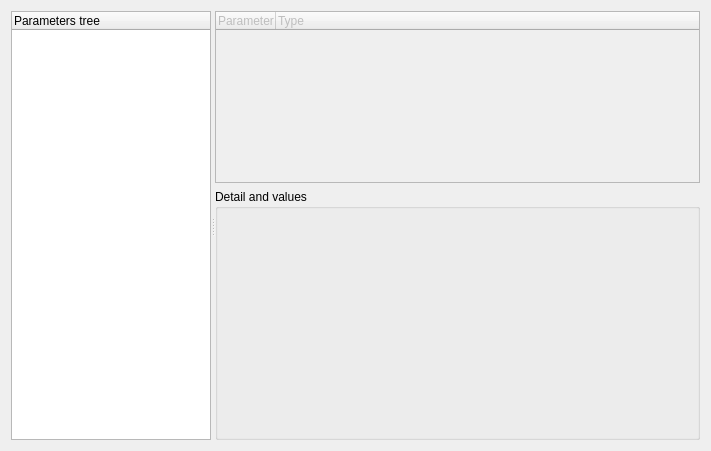
<?xml version="1.0" encoding="UTF-8"?>
<ui version="4.0">
 <class>FileVpzExpCond</class>
 <widget class="QWidget" name="FileVpzExpCond">
  <property name="geometry">
   <rect>
    <x>0</x>
    <y>0</y>
    <width>711</width>
    <height>451</height>
   </rect>
  </property>
  <property name="windowTitle">
   <string>Form</string>
  </property>
  <property name="autoFillBackground">
   <bool>true</bool>
  </property>
  <layout class="QVBoxLayout" name="verticalLayout">
   <item>
    <widget class="QSplitter" name="splitter">
     <property name="sizePolicy">
      <sizepolicy hsizetype="Expanding" vsizetype="Expanding">
       <horstretch>0</horstretch>
       <verstretch>0</verstretch>
      </sizepolicy>
     </property>
     <property name="orientation">
      <enum>Qt::Horizontal</enum>
     </property>
     <widget class="QTreeWidget" name="expTree">
      <property name="maximumSize">
       <size>
        <width>200</width>
        <height>16777215</height>
       </size>
      </property>
      <column>
       <property name="text">
        <string notr="true">Parameters tree</string>
       </property>
      </column>
     </widget>
     <widget class="QWidget" name="verticalLayoutWidget">
      <layout class="QVBoxLayout" name="tabExpRightLayout">
       <item>
        <widget class="QTreeWidget" name="paramTree">
         <property name="enabled">
          <bool>false</bool>
         </property>
         <attribute name="headerDefaultSectionSize">
          <number>60</number>
         </attribute>
         <column>
          <property name="text">
           <string>Parameter</string>
          </property>
         </column>
         <column>
          <property name="text">
           <string>Type</string>
          </property>
         </column>
        </widget>
       </item>
       <item>
        <widget class="QGroupBox" name="groupBox">
         <property name="autoFillBackground">
          <bool>true</bool>
         </property>
         <property name="title">
          <string>Detail and values</string>
         </property>
         <layout class="QVBoxLayout" name="verticalLayout_3">
          <property name="margin">
           <number>5</number>
          </property>
          <item>
           <widget class="QStackedWidget" name="editValuesStack">
            <property name="currentIndex">
             <number>0</number>
            </property>
            <widget class="QWidget" name="pageBlank"/>
            <widget class="QWidget" name="pageSimpleValues">
             <layout class="QVBoxLayout" name="verticalLayout_4">
              <item>
               <layout class="QGridLayout" name="gridLayout_5">
                <item row="0" column="1">
                 <layout class="QHBoxLayout" name="horizontalLayout_2">
                  <item>
                   <widget class="QComboBox" name="editSimpleBoolean">
                    <item>
                     <property name="text">
                      <string>-</string>
                     </property>
                    </item>
                    <item>
                     <property name="text">
                      <string>true</string>
                     </property>
                    </item>
                    <item>
                     <property name="text">
                      <string>false</string>
                     </property>
                    </item>
                   </widget>
                  </item>
                  <item>
                   <spacer name="horizontalSpacer_2">
                    <property name="orientation">
                     <enum>Qt::Horizontal</enum>
                    </property>
                    <property name="sizeHint" stdset="0">
                     <size>
                      <width>40</width>
                      <height>20</height>
                     </size>
                    </property>
                   </spacer>
                  </item>
                 </layout>
                </item>
                <item row="2" column="1">
                 <widget class="QLineEdit" name="editSimpleInteger"/>
                </item>
                <item row="3" column="0">
                 <widget class="QLabel" name="label_2">
                  <property name="text">
                   <string>String value :</string>
                  </property>
                  <property name="alignment">
                   <set>Qt::AlignRight|Qt::AlignTrailing|Qt::AlignVCenter</set>
                  </property>
                 </widget>
                </item>
                <item row="3" column="1">
                 <widget class="QLineEdit" name="editSimpleString"/>
                </item>
                <item row="2" column="0">
                 <widget class="QLabel" name="label_3">
                  <property name="text">
                   <string>Integer value :</string>
                  </property>
                  <property name="alignment">
                   <set>Qt::AlignRight|Qt::AlignTrailing|Qt::AlignVCenter</set>
                  </property>
                 </widget>
                </item>
                <item row="0" column="0">
                 <widget class="QLabel" name="label_4">
                  <property name="text">
                   <string>Boolean value :</string>
                  </property>
                  <property name="alignment">
                   <set>Qt::AlignRight|Qt::AlignTrailing|Qt::AlignVCenter</set>
                  </property>
                 </widget>
                </item>
                <item row="1" column="0">
                 <widget class="QLabel" name="label_5">
                  <property name="text">
                   <string>Double value :</string>
                  </property>
                  <property name="alignment">
                   <set>Qt::AlignRight|Qt::AlignTrailing|Qt::AlignVCenter</set>
                  </property>
                 </widget>
                </item>
                <item row="1" column="1">
                 <widget class="QLineEdit" name="editSimpleDouble"/>
                </item>
               </layout>
              </item>
              <item>
               <spacer name="verticalSpacer">
                <property name="orientation">
                 <enum>Qt::Vertical</enum>
                </property>
                <property name="sizeHint" stdset="0">
                 <size>
                  <width>20</width>
                  <height>40</height>
                 </size>
                </property>
               </spacer>
              </item>
              <item>
               <layout class="QHBoxLayout" name="horizontalLayout_5">
                <item>
                 <spacer name="horizontalSpacer">
                  <property name="orientation">
                   <enum>Qt::Horizontal</enum>
                  </property>
                  <property name="sizeHint" stdset="0">
                   <size>
                    <width>40</width>
                    <height>20</height>
                   </size>
                  </property>
                 </spacer>
                </item>
                <item>
                 <widget class="QPushButton" name="butEditSimpleCancel">
                  <property name="text">
                   <string>Cancel</string>
                  </property>
                 </widget>
                </item>
                <item>
                 <widget class="QPushButton" name="butEditSimpleSave">
                  <property name="text">
                   <string>Save</string>
                  </property>
                  <property name="default">
                   <bool>true</bool>
                  </property>
                 </widget>
                </item>
               </layout>
              </item>
             </layout>
            </widget>
            <widget class="QWidget" name="pageList">
             <layout class="QVBoxLayout" name="verticalLayout_8">
              <item>
               <widget class="QListWidget" name="paramValueList"/>
              </item>
             </layout>
            </widget>
            <widget class="QWidget" name="pageTable">
             <layout class="QVBoxLayout" name="verticalLayout_5">
              <item>
               <layout class="QHBoxLayout" name="horizontalLayout_4">
                <item>
                 <widget class="QLabel" name="label_6">
                  <property name="text">
                   <string>Columns</string>
                  </property>
                 </widget>
                </item>
                <item>
                 <widget class="QLineEdit" name="paramValueTableCols"/>
                </item>
                <item>
                 <widget class="QLabel" name="label_7">
                  <property name="text">
                   <string>Rows</string>
                  </property>
                 </widget>
                </item>
                <item>
                 <widget class="QLineEdit" name="paramValueTableRows"/>
                </item>
                <item>
                 <spacer name="horizontalSpacer_3">
                  <property name="orientation">
                   <enum>Qt::Horizontal</enum>
                  </property>
                  <property name="sizeHint" stdset="0">
                   <size>
                    <width>40</width>
                    <height>20</height>
                   </size>
                  </property>
                 </spacer>
                </item>
                <item>
                 <widget class="QPushButton" name="butParamTableChange">
                  <property name="text">
                   <string>Update</string>
                  </property>
                 </widget>
                </item>
               </layout>
              </item>
              <item>
               <widget class="QTableWidget" name="paramValueTable">
                <property name="rowCount">
                 <number>1</number>
                </property>
                <property name="columnCount">
                 <number>1</number>
                </property>
                <attribute name="horizontalHeaderVisible">
                 <bool>false</bool>
                </attribute>
                <attribute name="verticalHeaderVisible">
                 <bool>false</bool>
                </attribute>
                <row>
                 <property name="text">
                  <string>New Row</string>
                 </property>
                </row>
                <column>
                 <property name="text">
                  <string>New Column</string>
                 </property>
                </column>
               </widget>
              </item>
             </layout>
            </widget>
            <widget class="QWidget" name="pageText">
             <layout class="QVBoxLayout" name="verticalLayout_7">
              <item>
               <widget class="QTextEdit" name="paramValueText"/>
              </item>
              <item>
               <layout class="QHBoxLayout" name="horizontalLayout_3">
                <item>
                 <spacer name="horizontalSpacer_4">
                  <property name="orientation">
                   <enum>Qt::Horizontal</enum>
                  </property>
                  <property name="sizeHint" stdset="0">
                   <size>
                    <width>40</width>
                    <height>20</height>
                   </size>
                  </property>
                 </spacer>
                </item>
                <item>
                 <widget class="QPushButton" name="butParamTextChange">
                  <property name="text">
                   <string>Update</string>
                  </property>
                 </widget>
                </item>
               </layout>
              </item>
             </layout>
            </widget>
           </widget>
          </item>
         </layout>
        </widget>
       </item>
      </layout>
     </widget>
    </widget>
   </item>
  </layout>
 </widget>
 <resources/>
 <connections/>
</ui>
